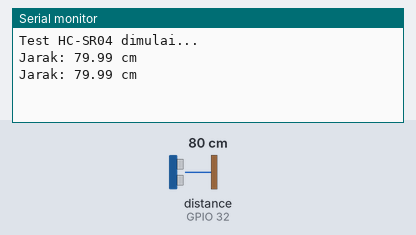
A sketch run on a simulated ESP32. Shown: the last lines printed to the serial monitor. Wiring (inferred from the names in the program): ultrasonic range finder: trigger GPIO 25; echo GPIO 32. Inputs (shaded band) come from the test bench; at power-on: distance to the obstacle (sensor on GPIO 32) 80 cm. The echo pulse lasts 58.3 µs per cm.

Above: at 1.8 s.
1.9 s: distance to the obstacle (sensor on GPIO 32) set to 2 cm
At 2.7 s:
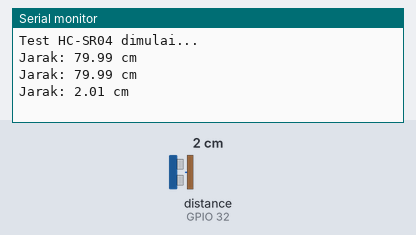
3.4 s: distance to the obstacle (sensor on GPIO 32) set to 4 cm
At 4.8 s:
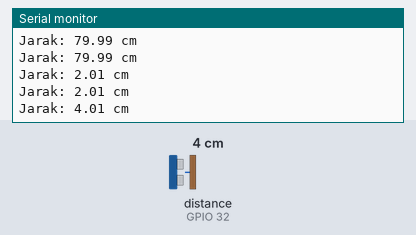
Timing chart, 0 to 6.4 s (numbered marks = the images above; inputs shaded):
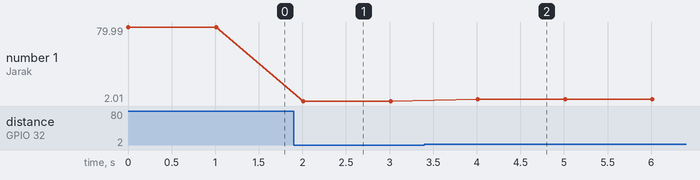

The sketch:

test-hcsr04.ino
```cpp
#define PIN_TRIG 25
#define PIN_ECHO 32

void setup() {
  Serial.begin(115200);

  pinMode(PIN_TRIG, OUTPUT);
  pinMode(PIN_ECHO, INPUT);

  Serial.println("Test HC-SR04 dimulai...");
}

float readDistanceCM() {
  digitalWrite(PIN_TRIG, LOW);
  delayMicroseconds(2);

  digitalWrite(PIN_TRIG, HIGH);
  delayMicroseconds(10);

  digitalWrite(PIN_TRIG, LOW);

  long duration = pulseIn(PIN_ECHO, HIGH, 30000UL);

  if (duration == 0) {
    return -1;
  }

  float distance = duration * 0.0343 / 2.0;
  return distance;
}

void loop() {
  float distance = readDistanceCM();

  Serial.print("Jarak: ");
  Serial.print(distance);
  Serial.println(" cm");

  delay(1000);
}
```

Measured:
- after the input at 1.9 s, the serial monitor: prints a new line after 0.11 s (image 1)
- after the input at 3.4 s, the serial monitor: prints a new line after 0.61 s (image 2)
- plotted number 1: 79.99 → 2.01 after the input at 1.9 s, 2.01 → 4.01 after the input at 3.4 s
